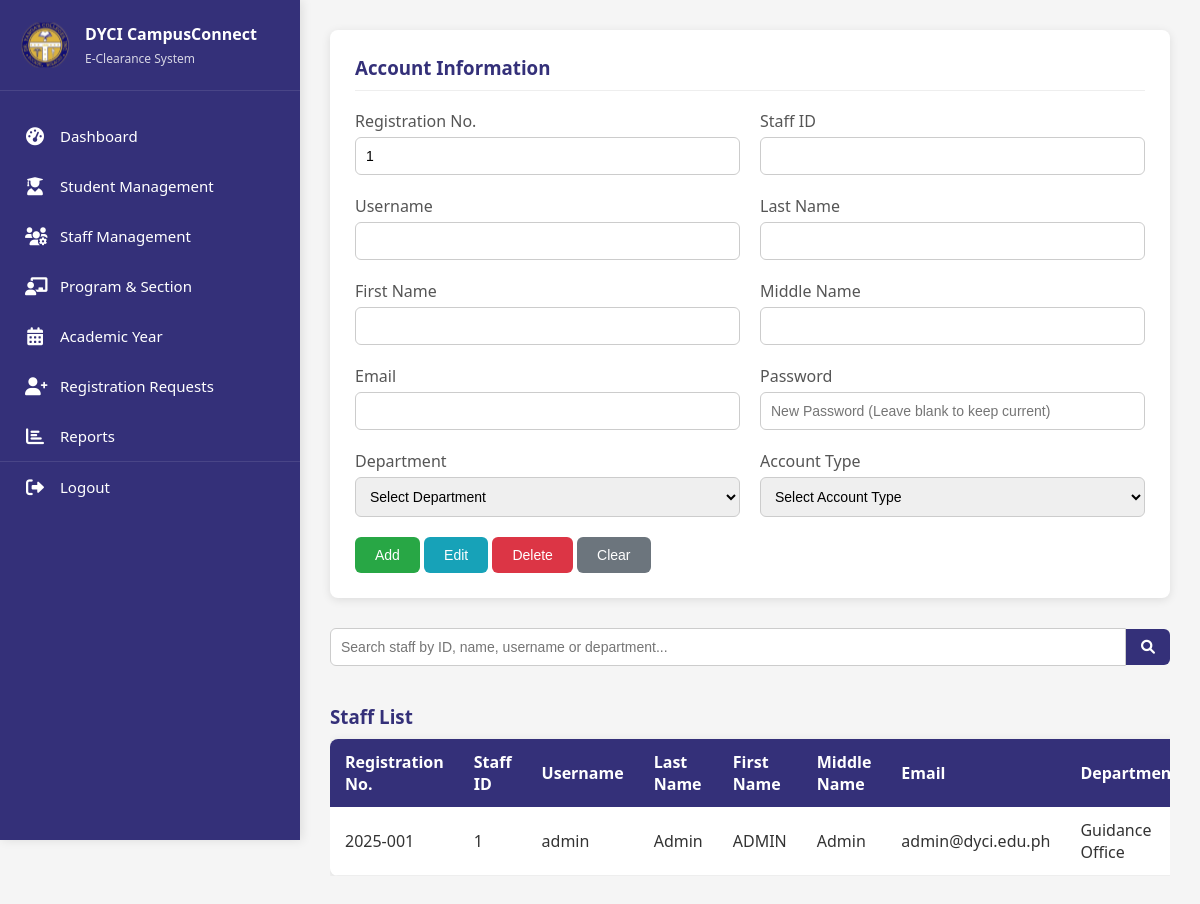
/pages/staff_management.php, run on the app's committed database.
### tables this page shows
CREATE TABLE `staff` (
  `RegistrationNo` varchar(20) DEFAULT NULL,
  `StaffID` int(11) NOT NULL,
  `Username` varchar(50) NOT NULL,
  `Email` varchar(100) NOT NULL,
  `PasswordHash` varchar(255) NOT NULL,
  `LastName` varchar(50) NOT NULL,
  `FirstName` varchar(50) NOT NULL,
  `Mname` varchar(50) DEFAULT NULL,
  `Department` varchar(100) NOT NULL,
  `AccountType` enum('Admin','Staff') NOT NULL,
  `LastLogin` timestamp NULL DEFAULT NULL,
  `IsActive` tinyint(1) DEFAULT 1
);

### pages/staff_management.php (the view, shortened to what this page needs)
<?php
include '../includes/db_connect.php';
$next_registration_no = 1;
$search_query = "";
if (isset($_POST['search'])) {
    $search_query = $conn->real_escape_string($_POST['search_query']);
    $sql = "SELECT * FROM staff WHERE
            StaffID LIKE '%$search_query%' OR
            Username LIKE '%$search_query%' OR
            LastName LIKE '%$search_query%' OR
            FirstName LIKE '%$search_query%' OR
            Department LIKE '%$search_query%'";
} else {
    $sql = "SELECT * FROM staff";
}
if (!empty($search_query)) {
    $sql = "SELECT * FROM staff WHERE
            StaffID LIKE '%$search_query%' OR
            Username LIKE '%$search_query%' OR
            LastName LIKE '%$search_query%' OR
            FirstName LIKE '%$search_query%' OR
            Department LIKE '%$search_query%'";
} else {
    $sql = "SELECT * FROM staff";
}
$result = $conn->query($sql);
?>
<!DOCTYPE html>
<html lang="en">
<head>
    <link rel="stylesheet" href="https://cdnjs.cloudflare.com/ajax/libs/font-awesome/6.0.0/css/all.min.css">
</head>
<body>
<nav class="sidebar">
    <div class="logo-container">
        <img src="../assets/dyci_logo.svg" alt="DYCI Logo" class="logo">
        <div class="logo-text">
            <h2>DYCI CampusConnect</h2>
            <p>E-Clearance System</p>
        </div>
    </div>
    <ul>
        <li><a href="dashboard.php"><i class="fas fa-tachometer-alt icon"></i> Dashboard</a></li>
        <li><a href="student_management.php"><i class="fas fa-user-graduate icon"></i> Student Management</a></li>
        <li class="active"><a href="staff_management.php"><i class="fas fa-users-cog icon"></i> Staff Management</a></li>
        <li><a href="program_section.php"><i class="fas fa-chalkboard-teacher icon"></i> Program & Section</a></li>
        <li><a href="academicyear.php"><i class="fas fa-calendar-alt icon"></i> Academic Year</a></li>
        <li><a href="registration_requests.php"><i class="fas fa-user-plus icon"></i> Registration Requests</a></li>
        <li><a href="reports.php"><i class="fas fa-chart-bar icon"></i> Reports</a></li>
        <li class="logout"><a href="../includes/logout.php"><i class="fas fa-sign-out-alt icon"></i> Logout</a></li>
    </ul>
</nav>
<div class="container">
    <div class="user-panel">
        <h3>Account Information</h3>
        <form method="POST">
            <div class="form-row">
                <div class="form-group">
                    <label>Registration No.</label>
                    <input type="text" id="registration_no" name="registration_no" value="<?php echo $next_registration_no; ?>" readonly>
                </div>
                <div class="form-group">
                    <label>Staff ID</label>
                    <input type="text" id="staff_id" name="staff_id" required>
                </div>
            </div>
            <div class="form-row">
                <div class="form-group">
                    <label>Username</label>
                    <input type="text" id="username" name="username" required>
                </div>
                <div class="form-group">
                    <label>Last Name</label>
                    <input type="text" id="last_name" name="last_name" required>
                </div>
            </div>
            <div class="form-row">
                <div class="form-group">
                    <label>First Name</label>
                    <input type="text" id="first_name" name="first_name" required>
                </div>
                <div class="form-group">
                    <label>Middle Name</label>
                    <input type="text" id="middle_name" name="middle_name">
                </div>
            </div>
            <div class="form-row">
                <div class="form-group">
                    <label>Email</label>
                    <input type="email" id="email" name="email" required>
                </div>
                <div class="form-group">
                    <label>Password</label>
                    <input type="password" name="password" placeholder="New Password (Leave blank to keep current)">
                </div>
            </div>
            <div class="form-row">
                <div class="form-group">
                    <label>Department</label>
                    <select id="department" name="department" required>
                        <option value="">Select Department</option>
                    </select>
                </div>
                <div class="form-group">
                    <label>Account Type</label>
                    <select name="account_type" required>
                        <option value="">Select Account Type</option>
                    </select>
                </div>
            </div>
            <div class="form-buttons">
                <button type="submit" name="add_staff" class="active">Add</button>
                <button type="submit" name="edit_staff">Edit</button>
                <button type="submit" name="delete_staff" onclick="return confirmDelete();">Delete</button>
                <button type="button" onclick="clearForm();">Clear</button>
            </div>
        </form>
    </div>
    <div class="search-container">
        <form method="POST" class="search-form">
            <div class="search-input-group">
                <input type="text" name="search_query" placeholder="Search staff by ID, name, username or department..."
                       value="<?php echo htmlspecialchars($search_query); ?>">
                <button type="submit" name="search" class="search-button">
                    <i class="fas fa-search"></i>
                </button>
            </div>
        </form>
    </div>
    <div class="scrollable-content">
        <div class="user-list-container">
            <h3>Staff List</h3>
            <?php if ($result->num_rows > 0): ?>
                <div class="table-wrapper">
                    <table>
                        <thead>
                            <tr>
                                <th>Registration No.</th>
                                <th>Staff ID</th>
                                <th>Username</th>
                                <th>Last Name</th>
                                <th>First Name</th>
                                <th>Middle Name</th>
                                <th>Email</th>
                                <th>Department</th>
                            </tr>
                        </thead>
                        <tbody>
                            <?php while ($row = $result->fetch_assoc()): ?>
                                <tr onclick="selectUser('<?php echo $row['RegistrationNo']; ?>', '<?php echo htmlspecialchars($row['StaffID']); ?>', '<?php echo htmlspecialchars($row['Username']); ?>', '<?php echo htmlspecialchars($row['LastName']); ?>', '<?php echo htmlspecialchars($row['FirstName']); ?>', '<?php echo htmlspecialchars($row['Mname']); ?>', '<?php echo htmlspecialchars($row['Email']); ?>', '<?php echo htmlspecialchars($row['Department']); ?>', '<?php echo htmlspecialchars($row['AccountType']); ?>')">
                                    <td><?php echo $row['RegistrationNo']; ?></td>
                                    <td><?php echo htmlspecialchars($row['StaffID']); ?></td>
                                    <td><?php echo htmlspecialchars($row['Username']); ?></td>
                                    <td><?php echo htmlspecialchars($row['LastName']); ?></td>
                                    <td><?php echo htmlspecialchars($row['FirstName']); ?></td>
                                    <td><?php echo htmlspecialchars($row['Mname']); ?></td>
                                    <td><?php echo htmlspecialchars($row['Email']); ?></td>
                                    <td><?php echo htmlspecialchars($row['Department']); ?></td>
                                </tr>
                            <?php endwhile; ?>
                        </tbody>
                    </table>
                </div>
            <?php else: ?>
                <p class="no-results">No staff members found.</p>
            <?php endif; ?>
        </div>
    </div>
</div>
</body>
</html>

### pages/staff_management.php (style rules this page uses)
body { font-family: 'Segoe UI', Tahoma, Geneva, Verdana, sans-serif; margin: 0; padding: 0; background-color: #f5f5f5; color: #333; display: flex; min-height: 100vh; }
.sidebar { width: 300px; background-color: #343079; color: white; height: 100vh; position: fixed; padding: 20px 0; box-shadow: 2px 0 10px rgba(0,0,0,0.1); overflow-y: auto; transition: all 0.3s; }
.logo-container { display: flex; align-items: center; padding: 0 20px 20px; border-bottom: 1px solid rgba(255,255,255,0.1); margin-bottom: 20px; }
.logo { width: 50px; height: 50px; margin-right: 15px; }
.logo-text h2 { font-size: 16px; margin: 0 0 5px 0; font-weight: 600; }
.logo-text p { font-size: 12px; margin: 0; opacity: 0.8; }
.sidebar ul { list-style: none; padding: 0; margin: 0; }
.sidebar li a { display: flex; align-items: center; padding: 15px 25px; color: white; text-decoration: none; transition: all 0.3s; font-size: 15px; }
.sidebar li.logout { margin-top: auto; border-top: 1px solid rgba(255,255,255,0.1); }
.sidebar .icon { margin-right: 15px; font-size: 18px; width: 20px; text-align: center; }
.container { flex: 1; margin-left: 300px; padding: 30px; display: flex; flex-direction: column; min-height: 100vh; box-sizing: border-box; overflow-y: auto; }
.user-panel { background-color: #fff; padding: 25px; border-radius: 8px; box-shadow: 0 2px 10px rgba(0,0,0,0.1); margin-bottom: 30px; }
.user-panel h3 { margin-top: 0; color: #343079; border-bottom: 1px solid #eee; padding-bottom: 10px; }
.form-row { display: flex; gap: 20px; margin-bottom: 20px; flex-wrap: wrap; }
.form-group { flex: 1; display: flex; flex-direction: column; }
.form-group label { margin-bottom: 5px; font-weight: 500; color: #555; }
.form-group input, .form-group select { padding: 10px; font-size: 14px; border: 1px solid #ccc; border-radius: 6px; transition: 0.3s; }
.form-buttons button { border: none; padding: 10px 20px; border-radius: 6px; font-size: 14px; cursor: pointer; transition: 0.3s; color: white; }
.form-buttons button[name="add_staff"] { background-color: #28a745; }
.form-buttons button[name="edit_staff"] { background-color: #17a2b8; }
.form-buttons button[name="delete_staff"] { background-color: #dc3545; }
.form-buttons button[type="button"] { background-color: #6c757d; }
.search-container { margin-bottom: 20px; }
.search-form { display: flex; justify-content: space-between; align-items: center; }
.search-input-group { display: flex; align-items: center; width: 100%; }
.search-input-group input { flex: 1; padding: 10px; border: 1px solid #ccc; border-radius: 6px 0 0 6px; font-size: 14px; }
.search-button, .clear-search-button { padding: 10px 15px; background-color: #343079; color: white; border: none; font-size: 14px; border-radius: 0 6px 6px 0; cursor: pointer; transition: 0.3s; }
.scrollable-content { overflow-x: auto; }
.user-list-container h3 { margin-bottom: 10px; color: #343079; }
table { width: 100%; border-collapse: collapse; background: white; box-shadow: 0 2px 10px rgba(0,0,0,0.1); border-radius: 8px; overflow: hidden; }
th, td { padding: 12px 15px; text-align: left; }
thead th { background-color: #343079; color: white; }
tbody tr { border-bottom: 1px solid #eee; cursor: pointer; }

### data on the page
staff: RegistrationNo "2025-001", StaffID "1", Username "admin", LastName "Admin", FirstName "ADMIN", Mname "Admin", Email "admin@dyci.edu.ph", Department "Guidance Office"
